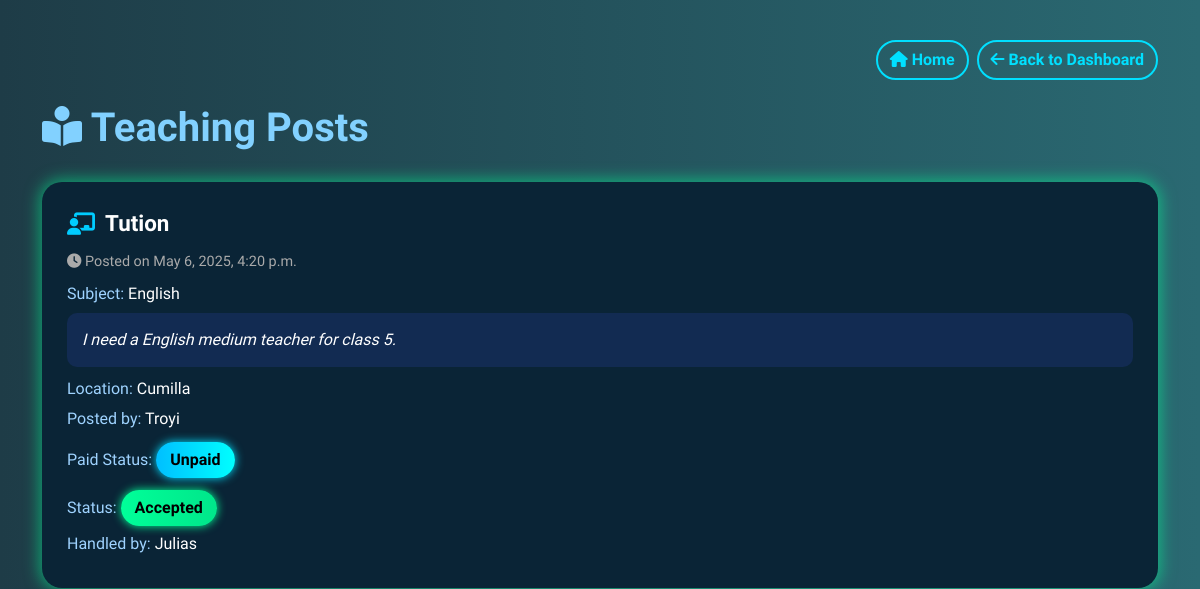
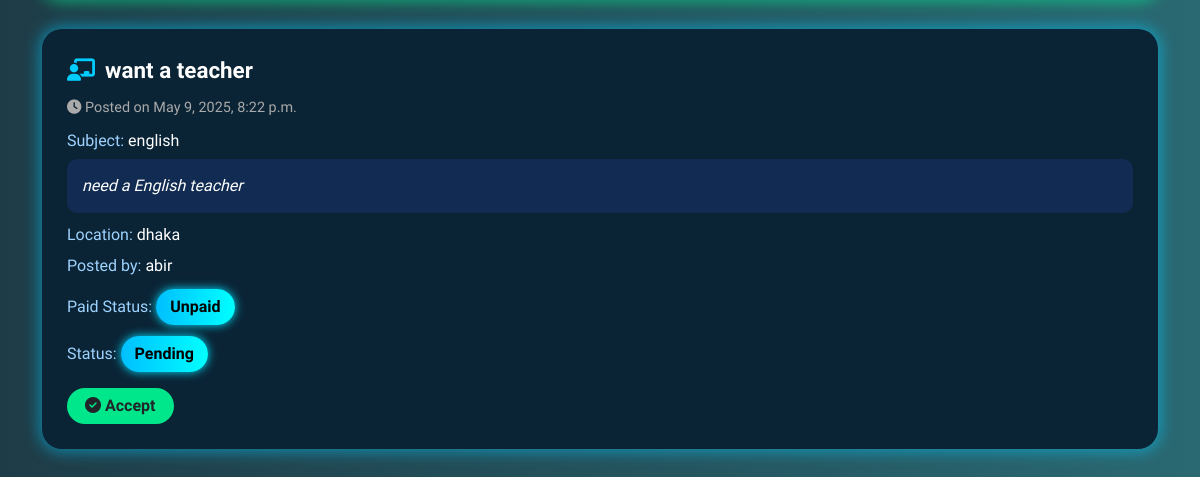
Before: /user/provider_teaching_posts/ (signed in) with the older database file (2 pictures, top to bottom).
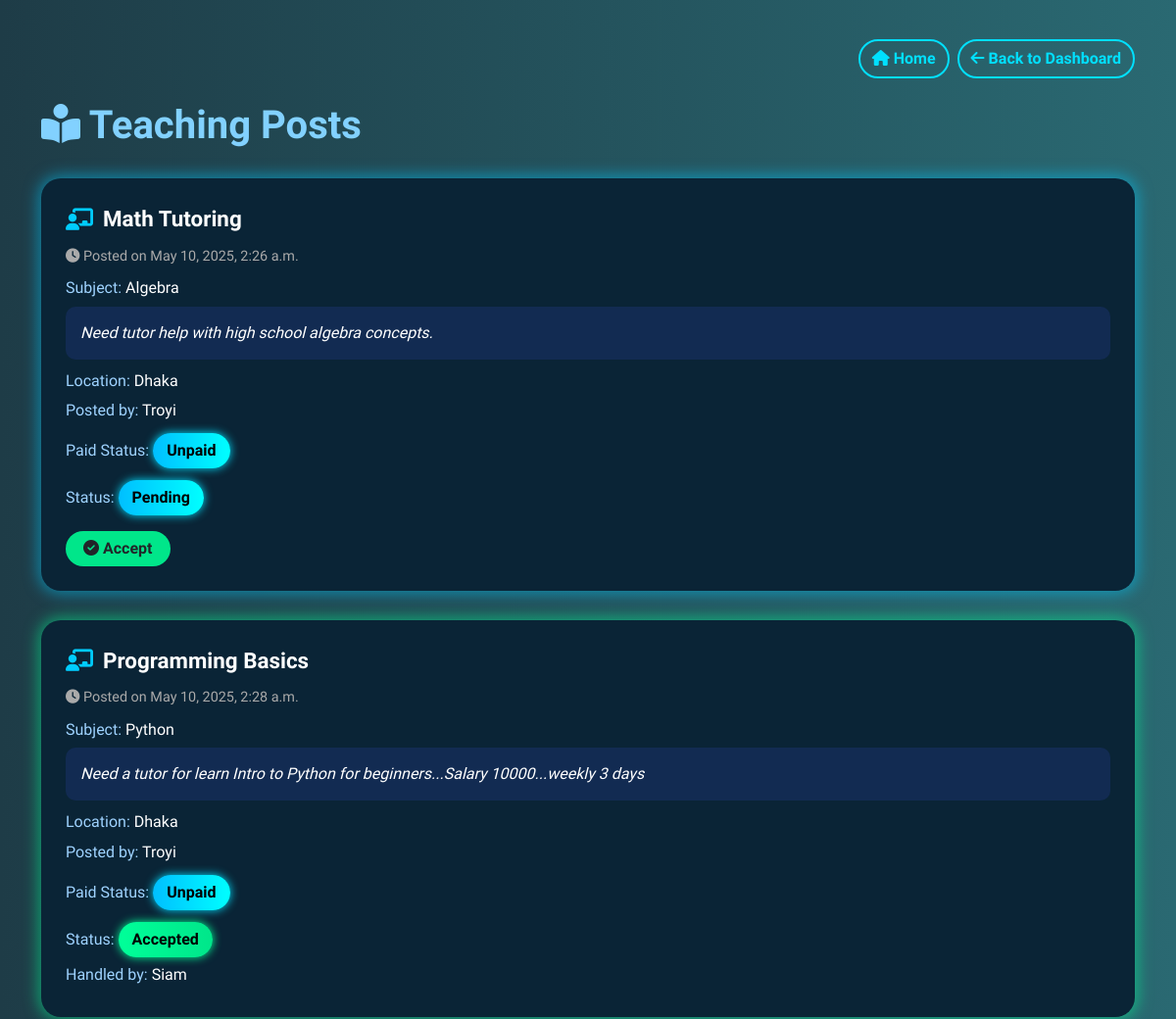
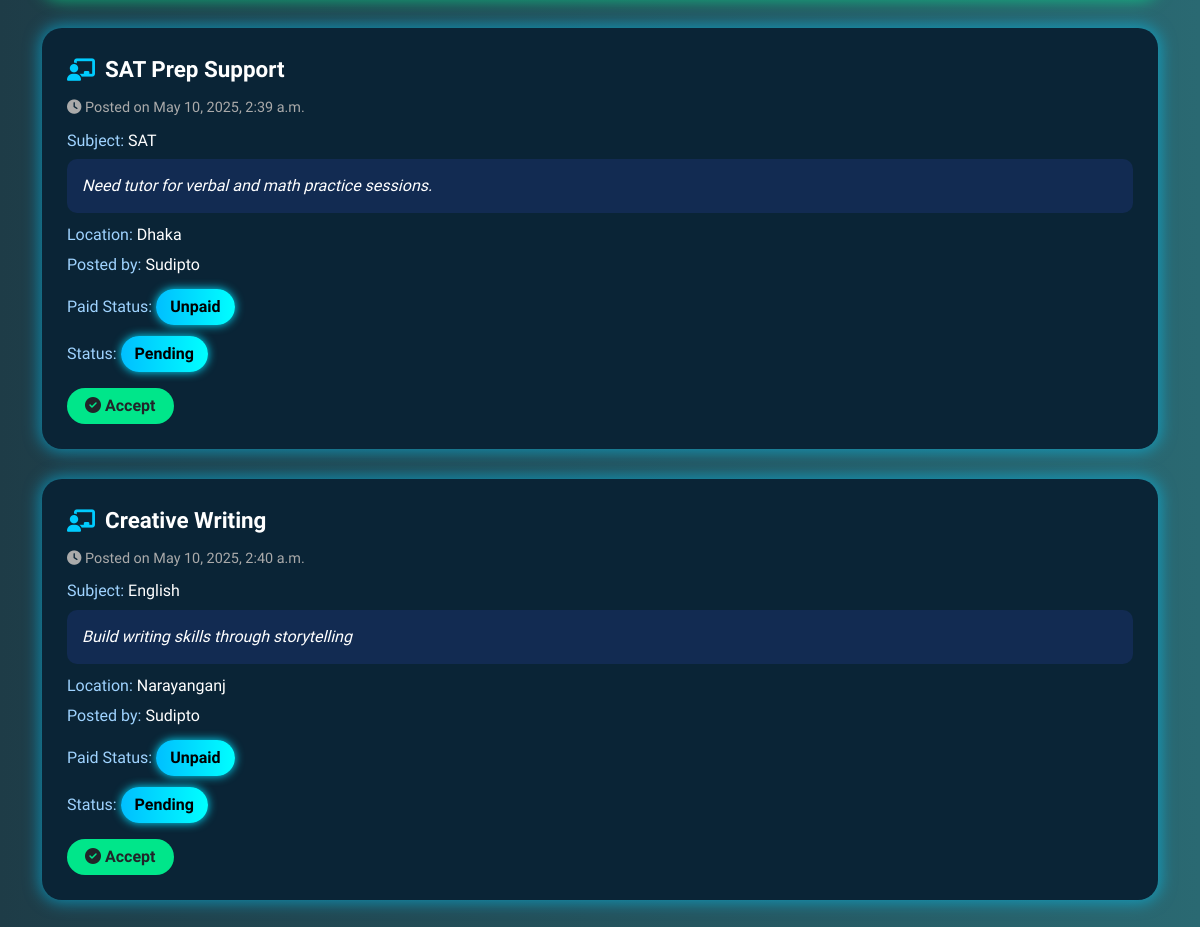
After: the same page with the newer database file (2 pictures, top to bottom).
### users/models.py (models this page shows, shortened)
class TeachingRequest(models.Model):
    STATUS_CHOICES = (
        ('Pending', 'Pending'),
        ('Accepted', 'Accepted'),
        ('Rejected', 'Rejected'),
    )
    customer = models.ForeignKey(User, on_delete=models.CASCADE, related_name='teaching_requests')
    title = models.CharField(max_length=100)
    subject = models.CharField(max_length=100)
    description = models.TextField()
    location = models.CharField(max_length=100)
    is_paid = models.BooleanField(default=False)
    created_at = models.DateTimeField(auto_now_add=True)
    accepted_by = models.ForeignKey(User, null=True, blank=True, on_delete=models.SET_NULL, related_name='accepted_teaching', limit_choices_to={'role': 'provider'})
    status = models.CharField(max_length=10, choices=STATUS_CHOICES, default='Pending')

class User(AbstractUser):
    ROLE_CHOICES = (
        ('customer', 'Customer'),
        ('provider', 'Provider'),
    )
    role = models.CharField(max_length=10, choices=ROLE_CHOICES)
    phone_number = models.CharField(max_length=15, blank=True, null=True)

### users/views.py (the view, shortened to what this page needs)
# urls.py: path('provider_teaching_posts/', views.provider_teaching_posts, name='provider_teaching_posts'),
@login_required
def provider_teaching_posts(request):
    posts = TeachingRequest.objects.all()
    return render(request, 'provider_teaching_posts.html', {'posts': posts})

### templates/provider_teaching_posts.html (shortened to what this page needs)
<!DOCTYPE html>
<html lang="en">
<head>
    <link href="https://cdn.jsdelivr.net/npm/bootstrap@5.3.0/dist/css/bootstrap.min.css" rel="stylesheet">
    <link href="https://cdnjs.cloudflare.com/ajax/libs/font-awesome/6.4.0/css/all.min.css" rel="stylesheet">
</head>
<body>
<div class="container">
    <div class="d-flex justify-content-end mb-4">
        <a href="{% url 'home' %}" class="btn btn-outline-info me-2">
            <i class="fas fa-home"></i> Home
        </a>
        <a href="{% url 'provider_dashboard' %}" class="btn btn-outline-info">
            <i class="fas fa-arrow-left"></i> Back to Dashboard
        </a>
    </div>
    <h1><i class="fas fa-book-reader"></i> Teaching Posts</h1>
    {% for post in posts %}
    <div class="glow-box {% if post.status == 'Accepted' %}glow-green{% else %}glow-blue{% endif %}">
        <div class="post-title">
            <i class="fas fa-chalkboard-teacher"></i> {{ post.title }}
        </div>
        <p class="posted-time">
            <i class="fas fa-clock"></i>
            {% if post.created_at %} Posted on {{ post.created_at|date:"F j, Y, g:i a" }} {% endif %}
        </p>
        <div class="post-content">
            <p><span class="label">Subject:</span> {{ post.subject }}</p>
            <div class="desc-box">{{ post.description }}</div>
            <p><span class="label">Location:</span> {{ post.location }}</p>
            <p><span class="label">Posted by:</span> {{ post.customer.get_full_name|default:post.customer.username }}</p>
            {% if post.paid %}
                <p><span class="label">Paid Status:</span> <span class="status-pill status-accepted">Paid</span></p>
            {% else %}
                <p><span class="label">Paid Status:</span> <span class="status-pill">Unpaid</span></p>
            {% endif %}
            {% if post.status == 'Pending' %}
                <p><span class="label">Status:</span> <span class="status-pill">Pending</span></p>
                <form method="POST" class="mt-3">
                    <button type="submit" name="action" value="accept" class="btn btn-accept">
                        <i class="fas fa-check-circle"></i> Accept
                    </button>
                </form>
            {% else %}
                <p><span class="label">Status:</span> <span class="status-pill status-accepted">Accepted</span></p>
                <p><span class="label">Handled by:</span> {{ post.accepted_by.get_full_name|default:post.accepted_by.username }}</p>
            {% endif %}
        </div>
    </div>
    {% empty %}
    <div class="alert alert-light text-dark">No teaching posts available.</div>
    {% endfor %}
</div>
</body>
</html>

Changed rows visible on the page:
removed TeachingRequest: title "Tution", created_at "May 6, 2025, 4:20 p.m.", subject "English", description "I need a English medium teacher for class 5.", location "Cumilla", customer.get_full_name "Troyi", accepted_by.get_full_name "Julias"
removed TeachingRequest: title "want a teacher", created_at "May 9, 2025, 8:22 p.m.", subject "english", description "need a English teacher", location "dhaka", customer.get_full_name "abir"
added TeachingRequest: title "Math Tutoring", created_at "May 10, 2025, 2:26 a.m.", subject "Algebra", description "Need tutor help with high school algebra concepts.", location "Dhaka", customer.get_full_name "Troyi"
added TeachingRequest: title "Programming Basics", created_at "May 10, 2025, 2:28 a.m.", subject "Python", description "Need a tutor for learn Intro to Python for beginners...Salary 10000...weekly 3 days", location "Dhaka", customer.get_full_name "Troyi", accepted_by.get_full_name "Siam"
added TeachingRequest: title "SAT Prep Support", created_at "May 10, 2025, 2:39 a.m.", subject "SAT", description "Need tutor for verbal and math practice sessions.", location "Dhaka", customer.get_full_name "Sudipto"
added TeachingRequest: title "Creative Writing", created_at "May 10, 2025, 2:40 a.m.", subject "English", description "Build writing skills through storytelling", location "Narayanganj", customer.get_full_name "Sudipto"
